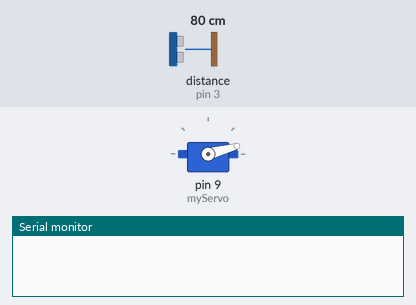
A sketch run on a simulated Arduino Uno, built with avr-gcc and run on an emulated ATmega328P. On the bench: servo, the last lines printed to the serial monitor. Wiring (inferred from the names in the program): ultrasonic range finder: trigger pin 4; echo pin 3. The test bench sets the inputs (shaded band); at power-on: distance to the obstacle (sensor on pin 3) 80 cm. The echo pulse lasts 58.3 µs per cm.

Above: at 0.01 s.
1.3 s: distance to the obstacle (sensor on pin 3) set to 2 cm
At 2.1 s:
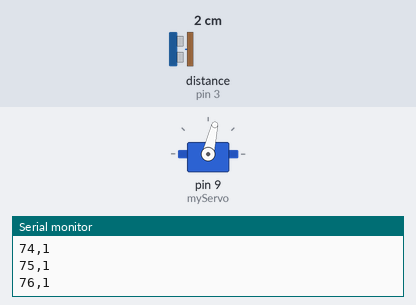
4.3 s: distance to the obstacle (sensor on pin 3) set to 120 cm
At 4.96 s:
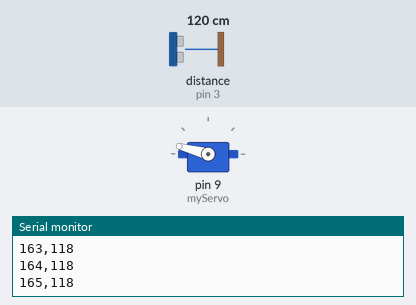
7.3 s: distance to the obstacle (sensor on pin 3) set to 12 cm
10.3 s: distance to the obstacle (sensor on pin 3) set to 250 cm
At 10.61 s:
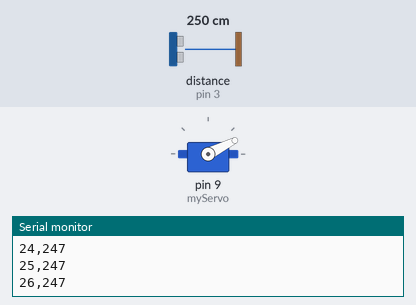
Timing chart, 0 to 14.3 s (numbered marks = the images above; inputs shaded):
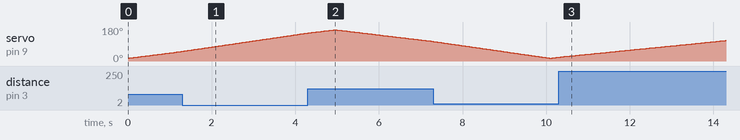

The sketch:

arduinoCode.ino
```cpp
#include <Servo.h>

const int trigPin = 4;
const int echoPin = 3;

long duration;
int distance;
Servo myServo;

void setup() {
  pinMode(trigPin, OUTPUT);
  pinMode(echoPin, INPUT);
  Serial.begin(9600);
  myServo.attach(9);
}

void loop() {

  for (int i = 15; i <= 165; i++) {
    myServo.write(i);
    delay(30);
    distance = calculateDistance();
    Serial.print(i);
    Serial.print(",");
    Serial.println(distance);
  }


  for (int i = 165; i >= 15; i--) {
    myServo.write(i);
    delay(30);
    distance = calculateDistance();
    Serial.print(i);
    Serial.print(",");
    Serial.println(distance);
  }
}


int calculateDistance() {
  digitalWrite(trigPin, LOW);
  delayMicroseconds(2);

  digitalWrite(trigPin, HIGH);
  delayMicroseconds(10);
  digitalWrite(trigPin, LOW);

  duration = pulseIn(echoPin, HIGH);
  distance = duration * 0.034 / 2;
  return distance;
}
```
